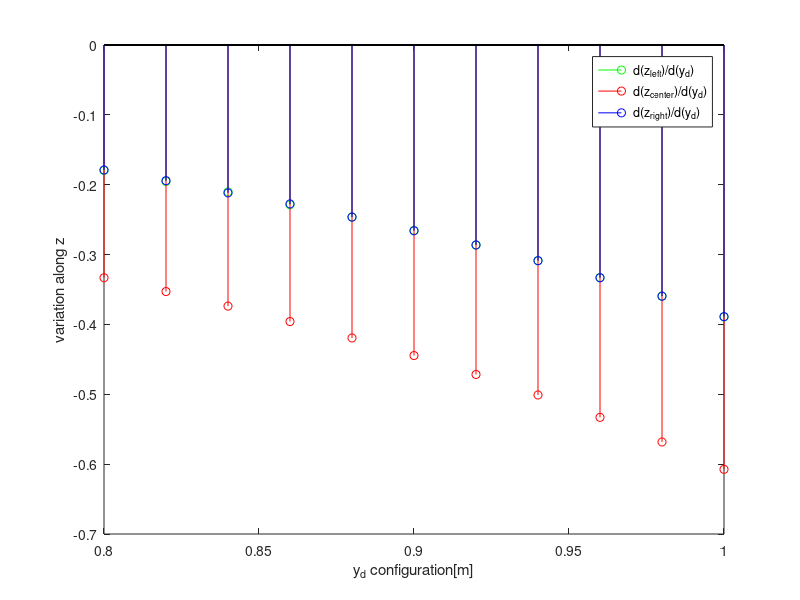
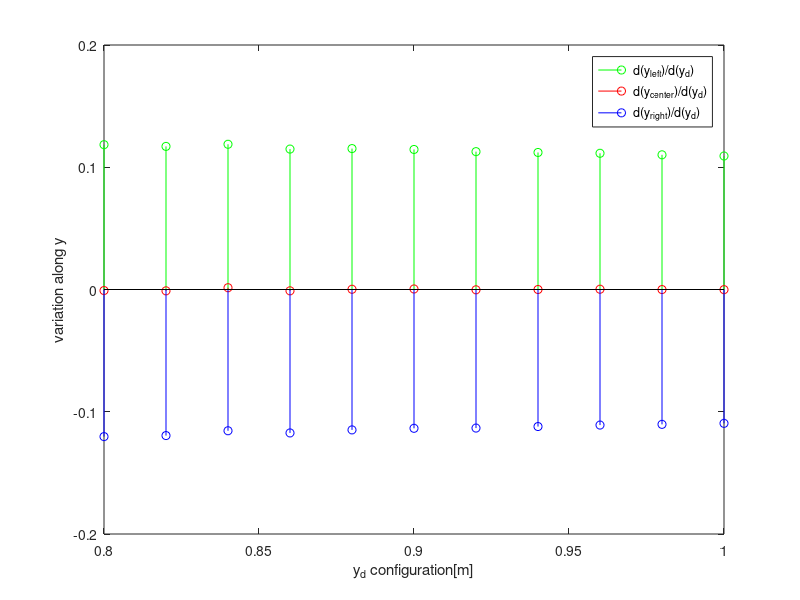
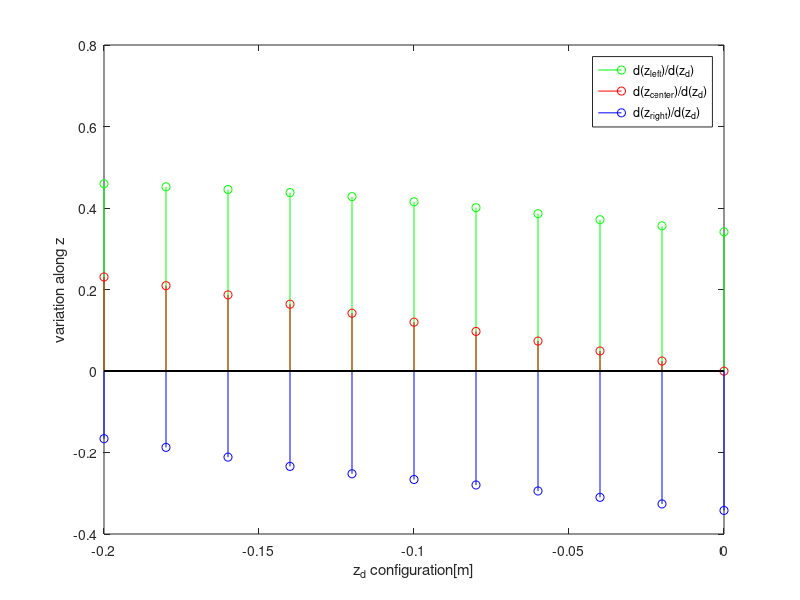
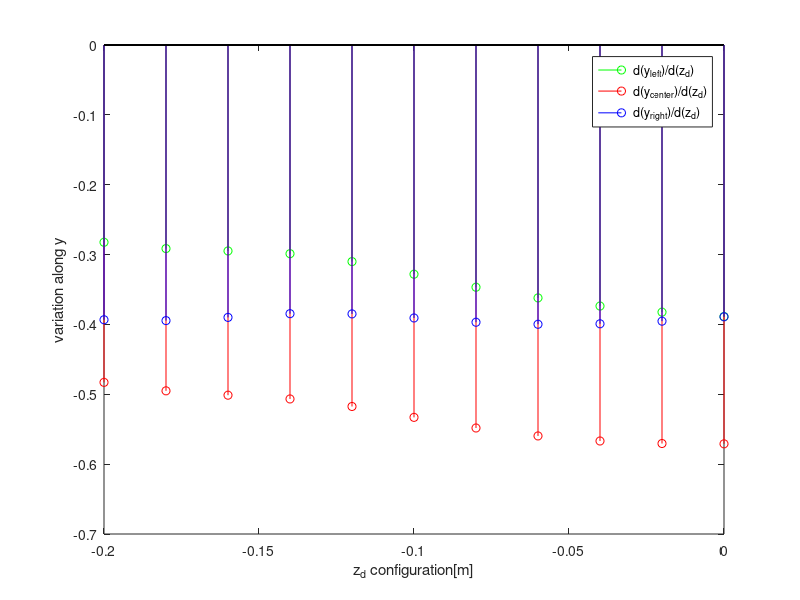

The MATLAB source for these figures, in order:
clc
close all
load('J_array_4d.mat', 'J_array_2d');

J_array=J_array_2d;

[~,~,~,n]=size(J_array);
values_yd=linspace(1, 0.8, n);
values_zd=linspace(-0.2,0.0, n);

y_d_idx=1;
z_d_idx=3;

right_row_idx=1;
center_row_idx=3;
left_row_idx=5;

for i=1:n
    %z_i variation due to y_d
    stem(values_yd(i),J_array(left_row_idx+1,y_d_idx,i,n),'g');    
    hold on;
    stem(values_yd(i),J_array(center_row_idx+1,y_d_idx,i,n),'r');    
    hold on;
    stem(values_yd(i),J_array(right_row_idx+1,y_d_idx,i,n),'b');    
    hold on;
    
    
    %ylim([-0.7, 0.05])
    %xlim([lb-0.01 ub+0.01])
end
hold off
legend('d(z_{left})/d(y_d)', 'd(z_{center})/d(y_d)', 'd(z_{right})/d(y_d)');
xlabel('y_d configuration[m]') 
ylabel('variation along z') 
saveas(gcf,'yd_configuration_zi_yd.png')

figure
for i=1:n
    %y_i variation due to y_d
    stem(values_yd(i),J_array(left_row_idx,y_d_idx,i,n),'g');    
    hold on;
    stem(values_yd(i),J_array(center_row_idx,y_d_idx,i,n),'r');    
    hold on;
    stem(values_yd(i),J_array(right_row_idx,y_d_idx,i,n),'b');    
    hold on;
    
    
    ylim([-0.2, 0.2])
    %xlim([lb-0.01 ub+0.01])
end
hold off
legend('d(y_{left})/d(y_d)', 'd(y_{center})/d(y_d)', 'd(y_{right})/d(y_d)');
xlabel('y_d configuration[m]') 
ylabel('variation along y') 
saveas(gcf,'yd_configuration_yi_yd.png');

figure
for i=1:n
    %z_i variation due to z_d
    stem(values_zd(i),J_array(left_row_idx+1,z_d_idx,n,i),'g');    
    hold on;
    stem(values_zd(i),J_array(center_row_idx+1,z_d_idx,n,i),'r');    
    hold on;
    stem(values_zd(i),J_array(right_row_idx+1,z_d_idx,n,i),'b');    
    hold on;
    
    
    %ylim([-0.6, 0.6])
    %xlim([lb-0.01 ub+0.01])
end
hold off
legend('d(z_{left})/d(z_d)', 'd(z_{center})/d(z_d)', 'd(z_{right})/d(z_d)');
xlabel('z_d configuration[m]') 
ylabel('variation along z') 
saveas(gcf,'zd_configuration_yi_zd.png')

figure
for i=1:n
    %y_i variation due to z_d
    stem(values_zd(i),J_array(left_row_idx,z_d_idx,n,i),'g');    
    hold on;
    stem(values_zd(i),J_array(center_row_idx,z_d_idx,n,i),'r');    
    hold on;
    stem(values_zd(i),J_array(right_row_idx,z_d_idx,n,i),'b');    
    hold on;
    
    
    %ylim([-0.65, 0.05])
    %xlim([lb-0.01 ub+0.01])
end
legend('d(y_{left})/d(z_d)','d(y_{center})/d(z_d)', 'd(y_{right})/d(z_d)');
xlabel('z_d configuration[m]') 
ylabel('variation along y') 
saveas(gcf,'zd_configuration_zi_zd.png')


    